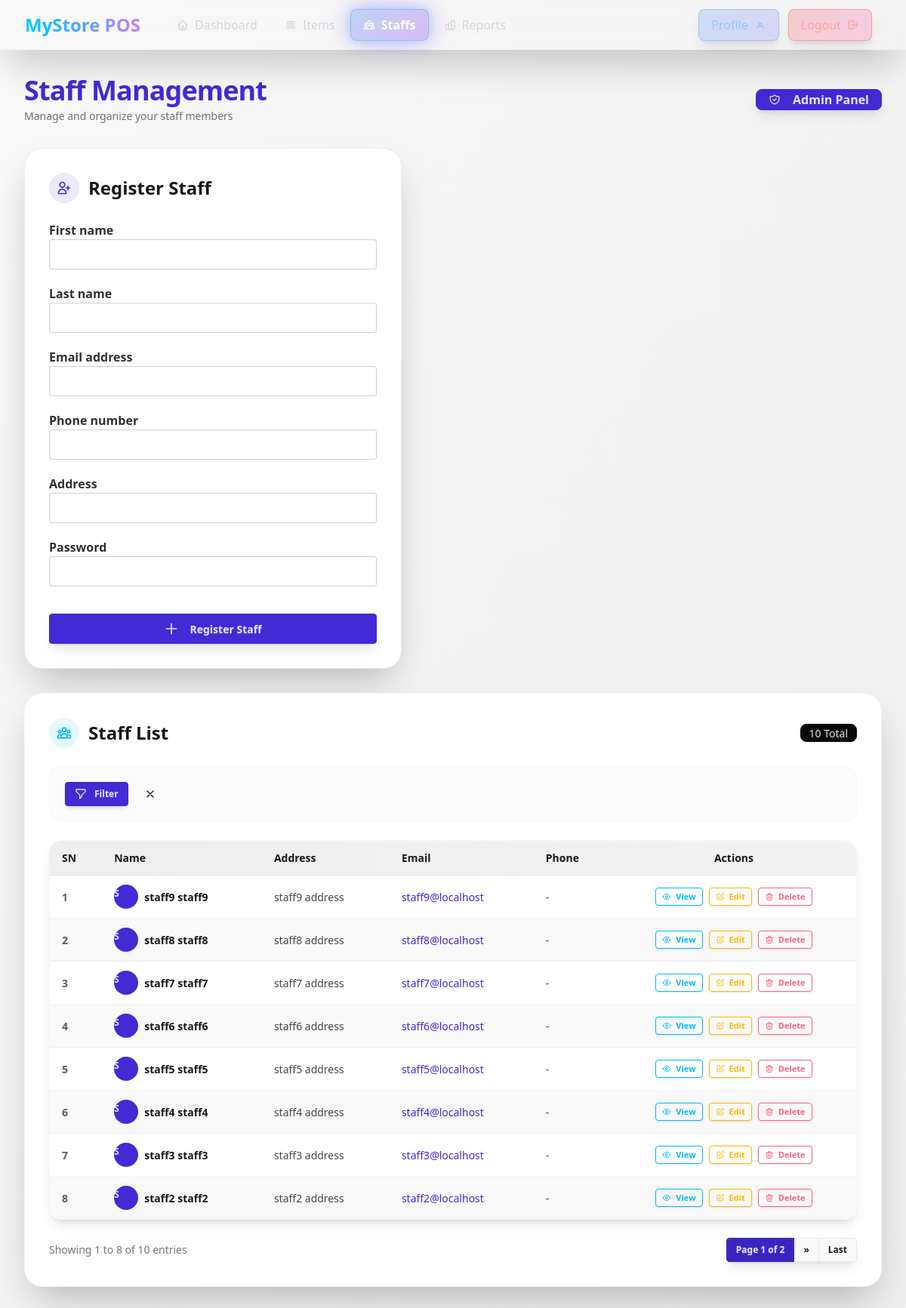
The app's page /shop/staffs/, older data.
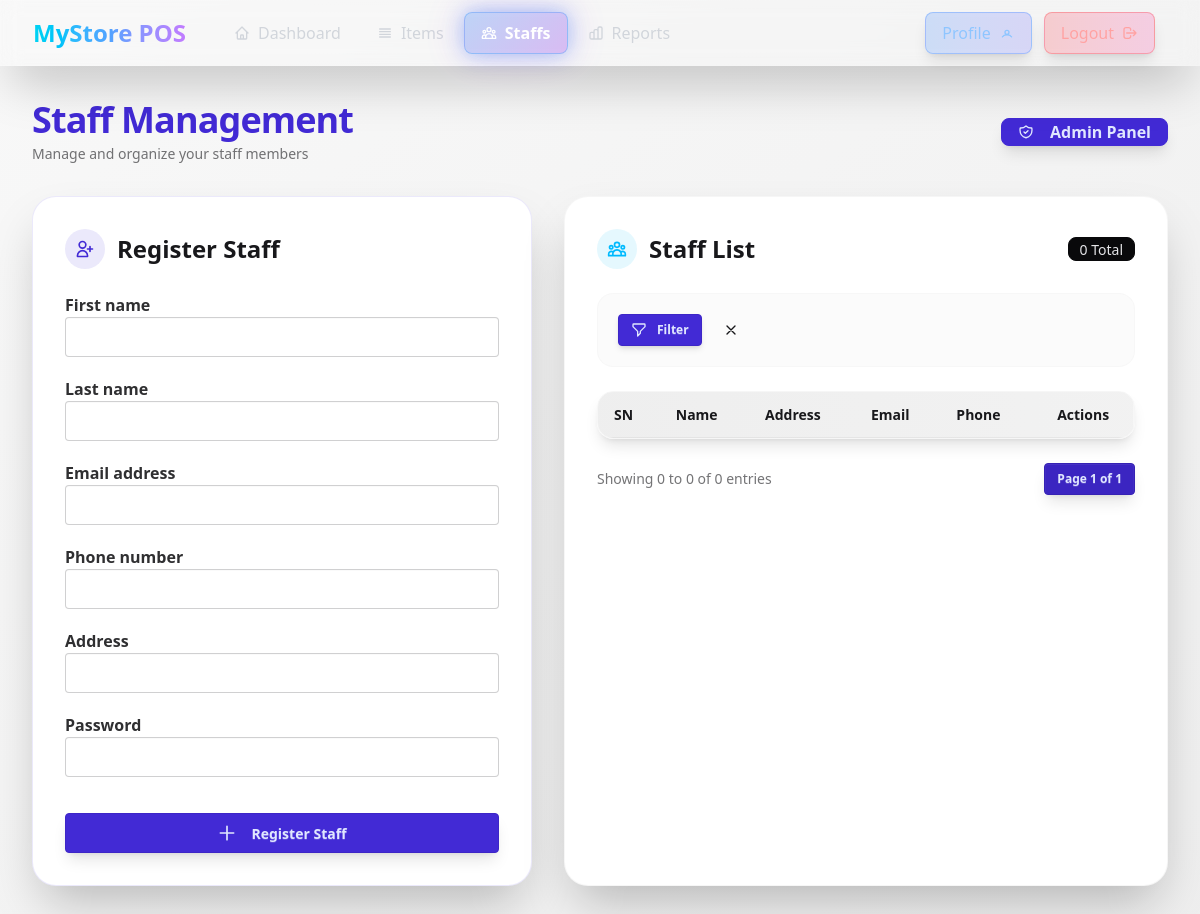
The same page, newer data.
### accounts/models.py (models this page shows, shortened)
class CustomUser(AbstractUser):
    class Roles(models.TextChoices):
        SHOP_ADMIN="shop_admin","Shop Admin"
        STAFF="staff","Staff"
    address = models.CharField(max_length=255, null=True, blank=True)
    phone_number = models.CharField(max_length=10, null=True, blank=True)
    profile_pic = models.ImageField(upload_to="profile_pics", null=True, blank=True)
    role=models.CharField(
        max_length=20,
        choices=Roles.choices,
        default=Roles.SHOP_ADMIN,
    )

### shop/views.py (the view)
# urls.py: path("staffs/", views.staffs, name="staffs"),
def staffs(request):
    if request.method == "POST":
        form = StaffRegistrationForm(request.POST, request.FILES, request=request)
        if form.is_valid():
            staff = form.save(commit=False)
            first = staff.first_name[:3].lower() if staff.first_name else "usr"
            last = staff.last_name[-3:].lower() if staff.last_name else str(random.randint(100, 999))
            base_username = f"{first}{last}"
            username = base_username
            counter = 1
            while CustomUser.objects.filter(username=username).exists():
                username = f"{base_username}{counter}"
                counter += 1
            staff.username = username
            staff.is_staff = True  # ✅ ensure they’re marked as staff
            staff.save()
            messages.success(request, f"Staff registered successfully! Username: {staff.username}")
            return redirect(request.path)
    else:
        form = StaffRegistrationForm(request=request)
    staff_queryset = CustomUser.objects.filter(role=CustomUser.Roles.STAFF).order_by("-id")
    paginator = Paginator(staff_queryset, 8)  # Show 8 staff per page
    page_number = request.GET.get("page")
    page_obj = paginator.get_page(page_number)
    filter_form = None
    context = {
        "form": form,
        "staffs": page_obj,
        "page_obj": page_obj,
        "filter_form": filter_form,
    }
    return render(request, "shop/staffs.html", context)

### shop/templates/shop/staffs.html (shortened to what this page needs)
{% extends 'base.html' %}
{% load form_extras %}
{% block content %}
<main class="min-h-screen flex flex-col p-8 w-full bg-gradient-to-br from-base-200 to-base-300 pt-20">
    <div class="flex justify-between items-center mb-8 mt-5">
        <div>
            <h1 class="text-4xl font-extrabold text-primary mb-1 tracking-tight ">Staff Management</h1>
            <p class="text-base-content/60 text-sm">Manage and organize your staff members</p>
        </div>
        <div class="badge badge-primary badge-lg font-semibold px-4 py-3 shadow-lg">
            Admin Panel
        </div>
    </div>
    <div class="flex flex-wrap xl:flex-nowrap gap-8">
        <div class="flex flex-col flex-grow max-w-[500px] space-y-6">
            <div class="shadow-2xl rounded-3xl p-8 bg-base-100 border border-primary/10 hover:border-primary/30 transition-all duration-300 ">
                <div class="flex items-center gap-3 mb-6">
                    <div class="w-10 h-10 rounded-full bg-primary/10 flex items-center justify-center">
                        <svg xmlns="http://www.w3.org/2000/svg" class="h-5 w-5 text-primary" fill="none" viewBox="0 0 24 24" stroke="currentColor">
                            <path stroke-linecap="round" stroke-linejoin="round" stroke-width="2" d="M18 9v3m0 0v3m0-3h3m-3 0h-3m-2-5a4 4 0 11-8 0 4 4 0 018 0zM3 20a6 6 0 0112 0v1H3v-1z" />
                        </svg>
                    </div>
                    <h2 class="text-2xl font-bold text-base-content">Register Staff</h2>
                </div>
                <form method="post" enctype="multipart/form-data" class="space-y-5">
                    {% for field in form %}
                    <fieldset class="form-control">
                        <label class="label">
                            <span class="label-text font-semibold text-base-content/90">{{ field.label }}</span>
                        </label>
                        {{ field|add_class:"input input-bordered w-full focus:input-primary focus:outline-offset-0 transition-all" }}
                    </fieldset>
                    {% endfor %}
                    <button type="submit" class="w-full btn btn-primary mt-4 shadow-lg hover:shadow-xl hover:scale-[1.02] transition-all duration-200">
                        <svg xmlns="http://www.w3.org/2000/svg" class="h-5 w-5 mr-2" fill="none" viewBox="0 0 24 24" stroke="currentColor">
                            <path stroke-linecap="round" stroke-linejoin="round" stroke-width="2" d="M12 4v16m8-8H4" />
                        </svg>
                        Register Staff
                    </button>
                </form>
            </div>
        </div>
        <div class="flex-grow shadow-2xl rounded-3xl p-8 bg-base-100 border border-base-300/50 hover:border-base-300 transition-all duration-300 ">
            <div class="flex items-center gap-3 mb-6">
                <div class="w-10 h-10 rounded-full bg-info/10 flex items-center justify-center">
                </div>
                <h2 class="text-2xl font-bold text-base-content">Staff List</h2>
                <div class="badge badge-neutral ml-auto">{{ page_obj.paginator.count }} Total</div>
            </div>
            <form action="" method="get" class="bg-base-200/50 rounded-2xl p-5 mb-6 border border-base-300/30">
                <div class="flex flex-wrap gap-4 items-end">
                    <div class="flex gap-2">
                        <button type="submit" class="btn btn-sm btn-primary shadow-md hover:shadow-lg transition-all">
                            Filter
                        </button>
                        <button class="btn btn-sm btn-ghost hover:btn-error transition-all" type="reset">
                            <svg xmlns="http://www.w3.org/2000/svg" class="h-4 w-4" fill="none" viewBox="0 0 24 24" stroke="currentColor">
                                <path stroke-linecap="round" stroke-linejoin="round" stroke-width="2" d="M6 18L18 6M6 6l12 12" />
                            </svg>
                        </button>
                    </div>
                </div>
            </form>
            <div class="overflow-x-auto rounded-2xl border border-base-300/50 shadow-lg">
                <table class="table table-zebra">
                    <thead class="bg-gradient-to-r from-base-300 to-base-300/80">
                        <tr>
                            <th class="text-base-content font-bold">SN</th>
                            <th class="text-base-content font-bold">Name</th>
                            <th class="text-base-content font-bold">Address</th>
                            <th class="text-base-content font-bold">Email</th>
                            <th class="text-base-content font-bold">Phone</th>
                            <th class="text-base-content font-bold text-center">Actions</th>
                        </tr>
                    </thead>
                    <tbody id="staff-list">
                        {% for staff in staffs %}
                        <tr class="hover:bg-base-200/70 transition-colors duration-150">
                            <th class="font-semibold text-base-content/70">{{ forloop.counter }}</th>
                            <td class="font-semibold text-base-content">
                                <div class="flex items-center gap-2">
                                    <div class="avatar placeholder">
                                        <div class="bg-primary text-primary-content rounded-full w-8">
                                            <span class="text-xs">{{ staff.get_full_name|slice:":1"|upper }}</span>
                                        </div>
                                    </div>
                                    {{ staff.get_full_name }}
                                </div>
                            </td>
                            <td class="text-base-content/80">{{ staff.address }}</td>
                            <td class="text-base-content/80">
                                <a href="mailto:{{ staff.email }}" class="link link-hover link-primary">{{ staff.email }}</a>
                            </td>
                            <td class="text-base-content/80">{{ staff.phone|default:'-' }}</td>
                            <td>
                                <div class="flex gap-2 justify-center">
                                    <button class="btn btn-xs btn-info btn-outline hover:btn-info transition-all shadow-sm hover:shadow-md">
                                        View
                                    </button>
                                    <button class="btn btn-xs btn-warning btn-outline hover:btn-warning transition-all shadow-sm hover:shadow-md">
                                        <svg xmlns="http://www.w3.org/2000/svg" class="h-3 w-3" fill="none" viewBox="0 0 24 24" stroke="currentColor">
                                            <path stroke-linecap="round" stroke-linejoin="round" stroke-width="2" d="M11 5H6a2 2 0 00-2 2v11a2 2 0 002 2h11a2 2 0 002-2v-5m-1.414-9.414a2 2 0 112.828 2.828L11.828 15H9v-2.828l8.586-8.586z" />
                                        </svg>
                                        Edit
                                    </button>
                                    <button class="btn btn-xs btn-error btn-outline hover:btn-error transition-all shadow-sm hover:shadow-md">
                                        <svg xmlns="http://www.w3.org/2000/svg" class="h-3 w-3" fill="none" viewBox="0 0 24 24" stroke="currentColor">
                                            <path stroke-linecap="round" stroke-linejoin="round" stroke-width="2" d="M19 7l-.867 12.142A2 2 0 0116.138 21H7.862a2 2 0 01-1.995-1.858L5 7m5 4v6m4-6v6m1-10V4a1 1 0 00-1-1h-4a1 1 0 00-1 1v3M4 7h16" />
                                        </svg>
                                        Delete
                                    </button>
                                </div>
                            </td>
                        </tr>
                        {% endfor %}
                    </tbody>
                </table>
            </div>
            <div class="flex justify-between items-center mt-6">
                <div class="text-sm text-base-content/60">
                    Showing {{ page_obj.start_index }} to {{ page_obj.end_index }} of {{ page_obj.paginator.count }} entries
                </div>
                <div class="join shadow-lg">
                    <a class="join-item btn btn-sm btn-active btn-primary">Page {{ page_obj.number }} of {{ page_obj.paginator.num_pages }}</a>
                    {% if page_obj.has_next %}
                    <a href="?page={{ page_obj.next_page_number }}" class="join-item btn btn-sm hover:btn-primary transition-all">»</a>
                    <a href="?page={{ page_obj.paginator.num_pages }}" class="join-item btn btn-sm hover:btn-primary transition-all">Last</a>
                    {% endif %}
                </div>
            </div>
        </div>
    </div>
</main>
{% endblock %}

### theme/templates/base.html (shortened to what this page needs)
{% load static tailwind_tags %}
<!DOCTYPE html>
<html lang="en">
<head>
    {% tailwind_css %}
</head>
<body class="bg-gray-50 dark:bg-gray-900 transition-colors duration-300">
{% block header %}
<header class="w-full bg-gradient-to-r from-slate-900 via-purple-900 to-slate-900 text-white shadow-2xl fixed top-0 left-0 z-50 glass-morphism">
    <div class="w-full px-4 sm:px-6 lg:px-8">
        <div class="flex justify-between items-center h-16">
            <div class="flex items-center flex-1">
                <div class="flex-shrink-0 mr-8">
                    <div class="font-bold text-xl sm:text-2xl bg-gradient-to-r from-cyan-400 via-blue-400 to-purple-400 bg-clip-text text-transparent animate-pulse">
                    </div>
                </div>
                <nav class="hidden [@media(min-width:1100px)]:flex items-center space-x-1">
                    <a href="{% url "app:dashboard"%}"
                       data-page="dashboard"
                       class="nav-link nav-gradient px-4 py-2 rounded-lg transition-all duration-300 hover:bg-white/10 hover:scale-105">
                        <span class="flex items-center space-x-2">
                            <svg class="w-4 h-4" fill="none" stroke="currentColor" viewBox="0 0 24 24">
                                <path stroke-linecap="round" stroke-linejoin="round" stroke-width="2" d="M3 12l2-2m0 0l7-7 7 7M5 10v10a1 1 0 001 1h3m10-11l2 2m-2-2v10a1 1 0 01-1 1h-3m-6 0a1 1 0 001-1v-4a1 1 0 011-1h2a1 1 0 011 1v4a1 1 0 001 1m-6 0h6"></path>
                            </svg>
                            <span>Dashboard</span>
                        </span>
                    </a>
                    <a href="{% url "shop:item_list"%}"
                       data-page="items"
                       class="nav-link nav-gradient px-4 py-2 rounded-lg transition-all duration-300 hover:bg-white/10 hover:scale-105">
                        <span class="flex items-center space-x-2">
                            <svg class="w-4 h-4" fill="none" stroke="currentColor" viewBox="0 0 24 24">
                                <path stroke-linecap="round" stroke-linejoin="round" stroke-width="2" d="M4 6h16M4 10h16M4 14h16M4 18h16"></path>
                            </svg>
                            <span>Items</span>
                        </span>
                    </a>
                    <a href="{% url "shop:staffs"%}"
                       data-page="staffs"
                       class="nav-link nav-gradient px-4 py-2 rounded-lg transition-all duration-300 hover:bg-white/10 hover:scale-105">
                        <span class="flex items-center space-x-2">
                            <span>Staffs</span>
                        </span>
                    </a>
                    <a href="#"
                       data-page="reports"
                       class="nav-link nav-gradient px-4 py-2 rounded-lg transition-all duration-300 hover:bg-white/10 hover:scale-105">
                        <span class="flex items-center space-x-2">
                            <span>Reports</span>
                        </span>
                    </a>
                </nav>
            </div>
            <div class="flex items-center space-x-2 sm:space-x-3">
                <a href="{% url 'shop:shop_profile' %}"
                   data-page="profile"
                   class="action-link px-3 sm:px-4 py-2 rounded-lg bg-gradient-to-r from-blue-500/20 to-indigo-500/20 hover:from-blue-500/30 hover:to-indigo-500/30 text-blue-300 hover:text-blue-200 border border-blue-500/30 transition-all duration-300 flex items-center space-x-2 hover:scale-105 shadow-lg">
                    <span class="hidden sm:inline">Profile</span>
                    <svg class="w-4 h-4" fill="none" stroke="currentColor" viewBox="0 0 24 24">
                        <path stroke-linecap="round" stroke-linejoin="round" stroke-width="2"
                              d="M5.121 17.804A7.5 7.5 0 0112 15a7.5 7.5 0 016.879 2.804M15 11a3 3 0 11-6 0 3 3 0 016 0z"/>
                    </svg>
                </a>
                <a href="{% url 'accounts:logout_view' %}"
                   class="action-link px-3 sm:px-4 py-2 rounded-lg bg-gradient-to-r from-red-500/20 to-pink-500/20 hover:from-red-500/30 hover:to-pink-500/30 text-red-300 hover:text-red-200 border border-red-500/30 transition-all duration-300 flex items-center space-x-2 hover:scale-105 shadow-lg">
                    <span class="hidden sm:inline">Logout</span>
                    <svg class="w-4 h-4" fill="none" stroke="currentColor" viewBox="0 0 24 24">
                        <path stroke-linecap="round" stroke-linejoin="round" stroke-width="2" d="M17 16l4-4m0 0l-4-4m4 4H7m6 4v1a3 3 0 01-3 3H6a3 3 0 01-3-3V7a3 3 0 013-3h4a3 3 0 013 3v1"></path>
                    </svg>
                </a>
            </div>
        </div>
    </div>
</header>
{% endblock header %}
{% block content %}
{% endblock content %}
</body>
</html>

Row changes from the older to the newer data that the page shows:
removed CustomUser: get_full_name "S", get_full_name "staff9 staff9", address "staff9 address", email "staff9@localhost", phone "-"
removed CustomUser: get_full_name "S", get_full_name "staff8 staff8", address "staff8 address", email "staff8@localhost", phone "-"
removed CustomUser: get_full_name "S", get_full_name "staff7 staff7", address "staff7 address", email "staff7@localhost", phone "-"
removed CustomUser: get_full_name "S", get_full_name "staff6 staff6", address "staff6 address", email "staff6@localhost", phone "-"
removed CustomUser: get_full_name "S", get_full_name "staff5 staff5", address "staff5 address", email "staff5@localhost", phone "-"
removed CustomUser: get_full_name "S", get_full_name "staff4 staff4", address "staff4 address", email "staff4@localhost", phone "-"
removed CustomUser: get_full_name "S", get_full_name "staff3 staff3", address "staff3 address", email "staff3@localhost", phone "-"
removed CustomUser: get_full_name "S", get_full_name "staff2 staff2", address "staff2 address", email "staff2@localhost", phone "-"
Text that changed along with them:
{{ page_obj.paginator.count }}: "10" → "0"
{{ page_obj.start_index }}: "1" → "0"
{{ page_obj.end_index }}: "8" → "0"
{{ page_obj.paginator.num_pages }}: "2" → "1"
text no longer shown: "» Last"
